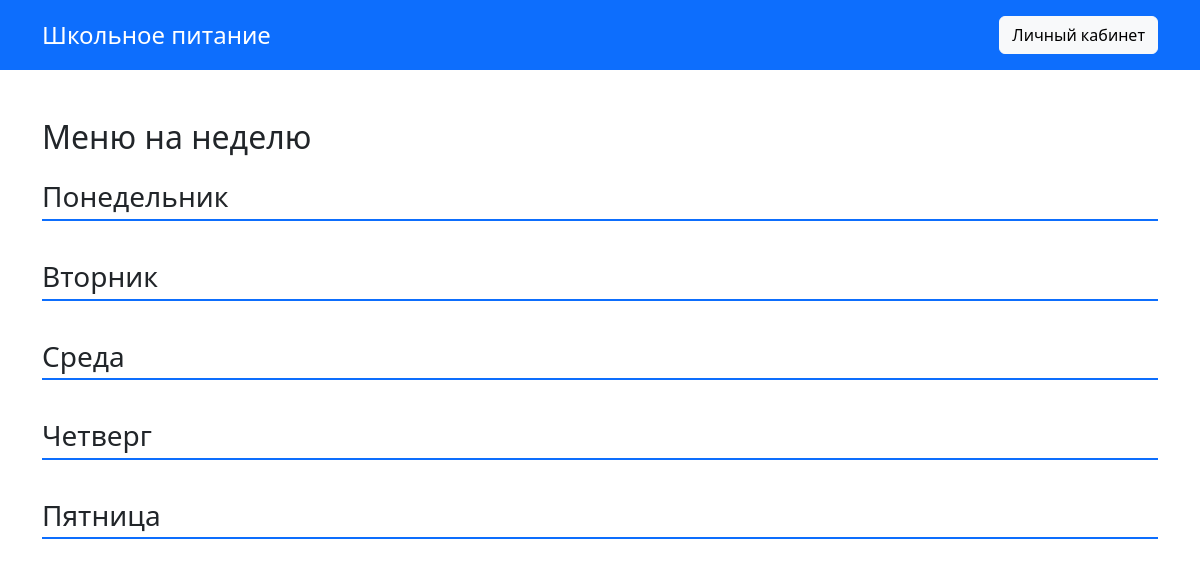
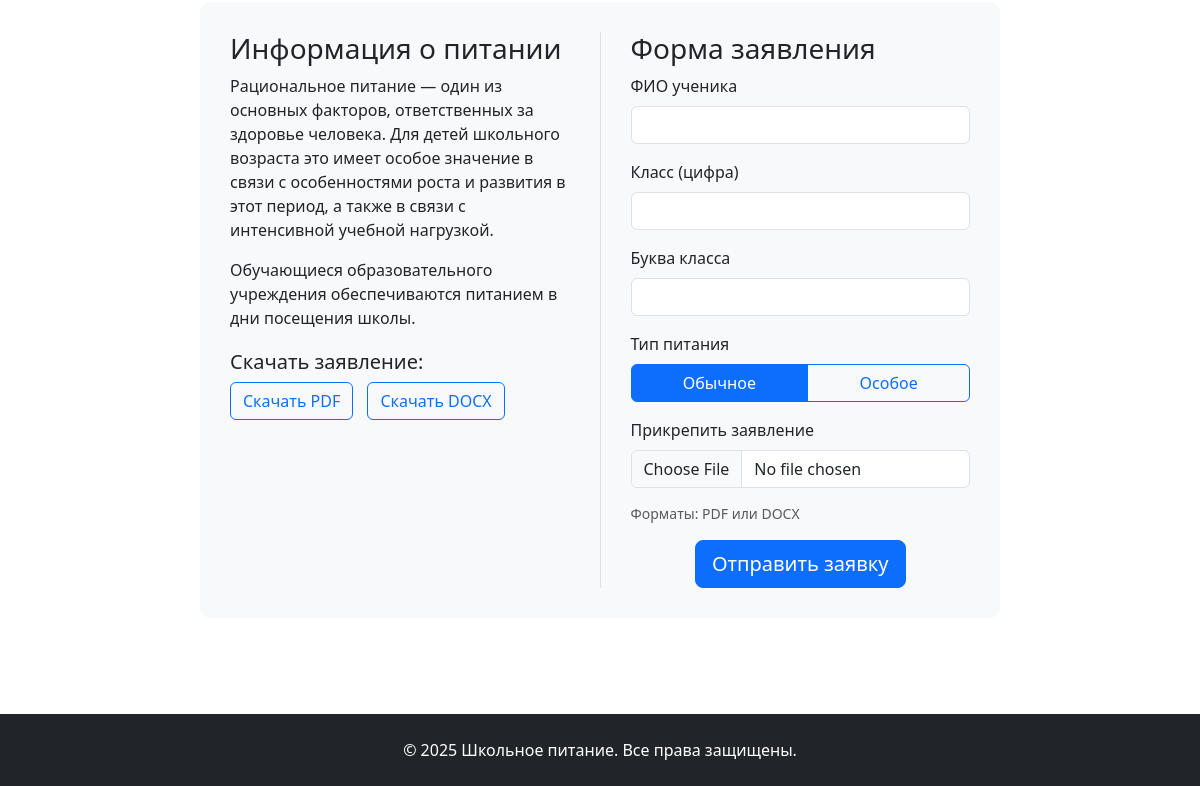
Before: / with the older database file (2 pictures, top to bottom).
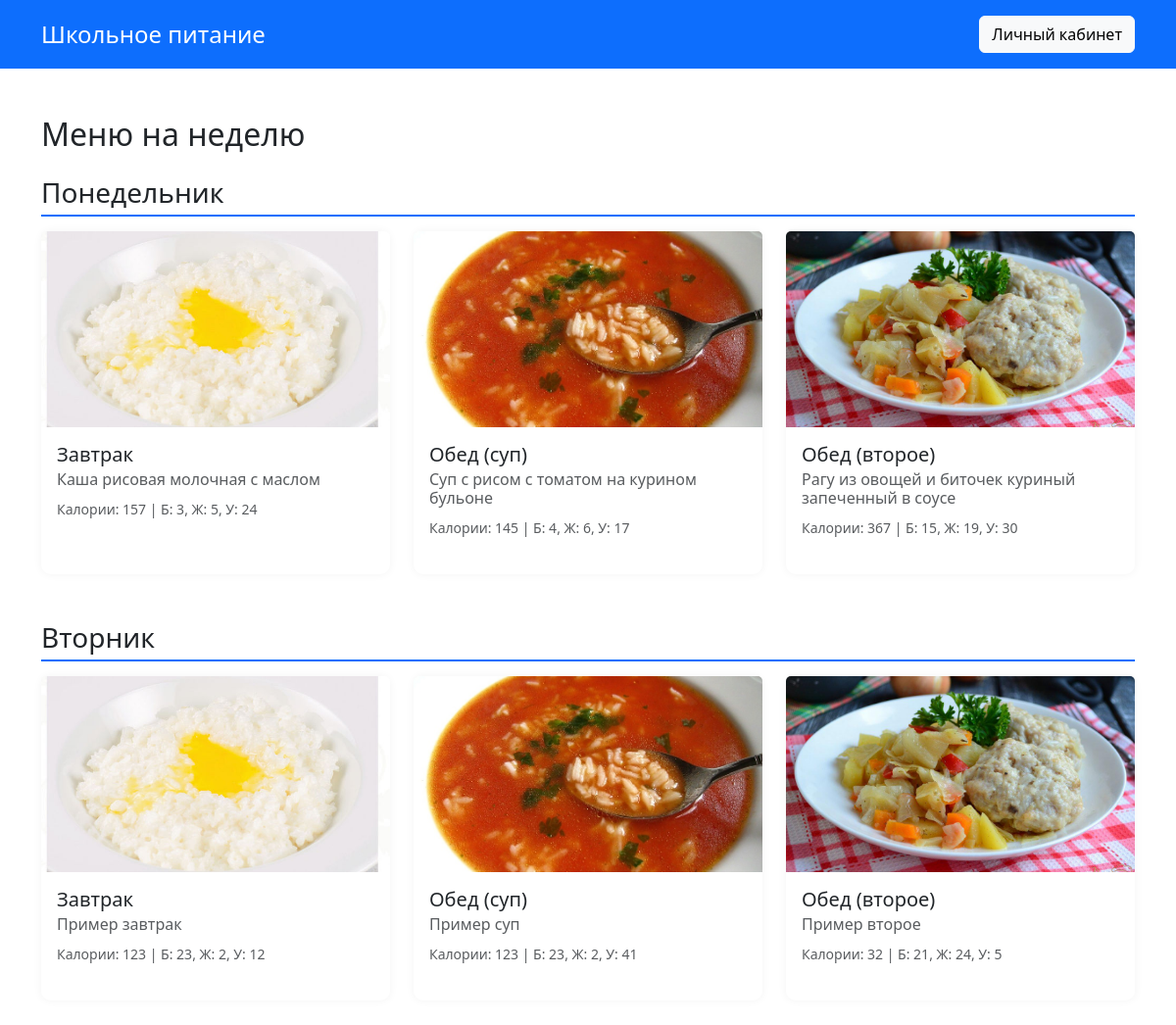
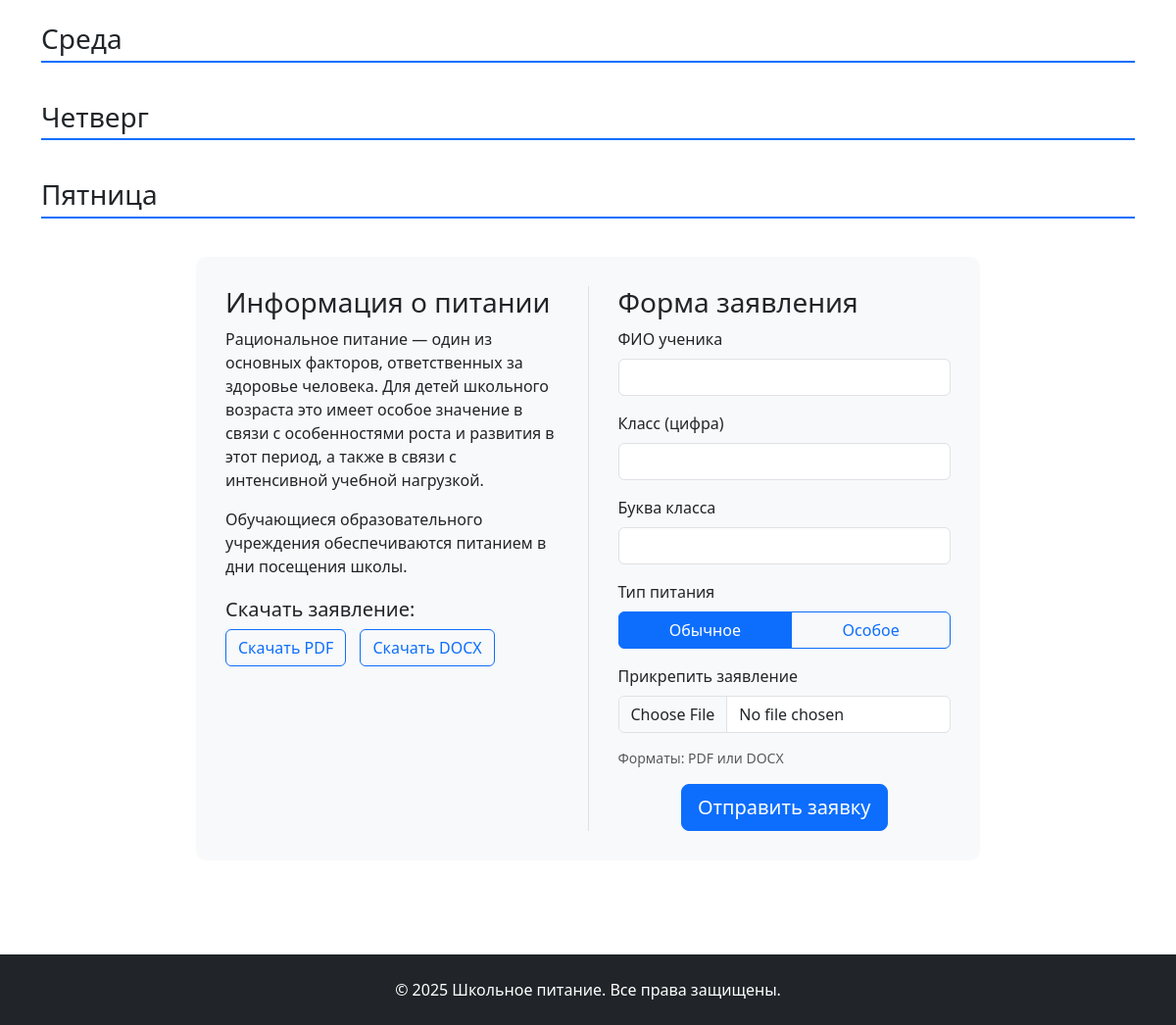
After: the same page with the newer database file (2 pictures, top to bottom).
### models.py (models this page shows)
class Meal(db.Model):
    id = db.Column(db.Integer, primary_key=True)
    meal_type = db.Column(db.String(20), nullable=False)
    name = db.Column(db.String(120), nullable=False)
    description = db.Column(db.Text)
    image = db.Column(db.String(255))
    calories = db.Column(db.Integer)
    proteins = db.Column(db.Integer)
    fats = db.Column(db.Integer)
    carbs = db.Column(db.Integer)
    weekday = db.Column(db.String(10), nullable=False)

### app.py (the view)
@app.route('/')
def index():
    days = ['понедельник', 'вторник', 'среда', 'четверг', 'пятница']
    menu = {}
    for day in days:
        menu[day] = {
            'breakfast': Meal.query.filter_by(weekday=day, meal_type='breakfast').all(),
            'soup': Meal.query.filter_by(weekday=day, meal_type='soup').all(),
            'main': Meal.query.filter_by(weekday=day, meal_type='main').all(),
        }
    return render_template('index.html', menu=menu)

### templates/index.html (shortened to what this page needs)
<!DOCTYPE html>
<html lang="ru">
<head>
    <link href="https://cdn.jsdelivr.net/npm/bootstrap@5.3.0/dist/css/bootstrap.min.css" rel="stylesheet">
    <link rel="stylesheet" href="{{ url_for('static', filename='css/style.css') }}">
</head>
<body>
    <header class="bg-primary text-white py-3">
        <div class="container d-flex justify-content-between align-items-center">
            <h1 class="h4 mb-0">Школьное питание</h1>
            <a href="{{ url_for('login') }}" class="btn btn-light">Личный кабинет</a>
        </div>
    </header>
    <main class="container my-5">
        <h2 class="mb-4">Меню на неделю</h2>
        {% for day, meals in menu.items() %}
            <div class="day-section mb-5">
                <h3 class="day-title">{{ day|capitalize }}</h3>
                <div class="row g-4">
                    {% for meal_type, meal_list in meals.items() %}
                        {% for meal in meal_list %}
                        <div class="col-md-4">
                            <div class="card food-card h-100">
                                {% if meal.image %}
                                <img src="{{ url_for('static', filename='uploads/' ~ meal.image) }}" class="card-img-top food-img" alt="{{ meal.name }}">
                                {% endif %}
                                <div class="card-body">
                                    <h5 class="card-title">
                                        {% if meal_type == 'breakfast' %}Завтрак
                                        {% elif meal_type == 'soup' %}Обед (суп)
                                        {% elif meal_type == 'main' %}Обед (второе)
                                        {% endif %}
                                    </h5>
                                    <h6 class="card-subtitle mb-2 text-muted">{{ meal.name }}</h6>
                                    <p class="card-text">
                                        <small class="text-muted">
                                            Калории: {{ meal.calories }} | Б: {{ meal.proteins }}, Ж: {{ meal.fats }}, У: {{ meal.carbs }}
                                        </small>
                                    </p>
                                </div>
                            </div>
                        </div>
                        {% endfor %}
                    {% endfor %}
                </div>
            </div>
        {% endfor %}
        <div class="application-section">
            <div class="application-container">
                <div class="application-info">
                    <h3>Информация о питании</h3>
                    <p>Рациональное питание — один из основных факторов, ответственных за здоровье человека. Для детей школьного возраста это имеет особое значение в связи с особенностями роста и развития в этот период, а также в связи с интенсивной учебной нагрузкой.</p>
                    <p>Обучающиеся образовательного учреждения обеспечиваются питанием в дни посещения школы.</p>
                    <div class="download-buttons">
                        <h5>Скачать заявление:</h5>
                        <a href="{{ url_for('static', filename='docs/Zayavlenie_na_pitanie.pdf') }}" class="btn btn-outline-primary download-btn">
                             Скачать PDF
                        </a>
                        <a href="{{ url_for('static', filename='docs/Zayavlenie_na_pitanie.pdf') }}" class="btn btn-outline-primary download-btn">
                             Скачать DOCX
                        </a>
                    </div>
                </div>
                <div class="application-form">
                    <h3>Форма заявления</h3>
                    <form method="post" enctype="multipart/form-data" action="{{ url_for('submit_application') }}">
                        <div class="mb-3">
                            <label for="fullName" class="form-label">ФИО ученика</label>
                            <input type="text" class="form-control" id="fullName" name="full_name" required>
                        </div>
                        <div class="mb-3">
                            <label for="classNumber" class="form-label">Класс (цифра)</label>
                            <input type="number" class="form-control" id="classNumber" name="class_number" min="1" max="11" required>
                        </div>
                        <div class="mb-3">
                            <label for="classLetter" class="form-label">Буква класса</label>
                            <input type="text" class="form-control" id="classLetter" name="class_letter" maxlength="1" required>
                        </div>
                        <div class="mb-3">
                            <label class="form-label">Тип питания</label>
                            <div class="btn-group w-100" role="group">
                                <label class="btn btn-outline-primary" for="regularDiet">Обычное</label>
                                <label class="btn btn-outline-primary" for="specialDiet">Особое</label>
                            </div>
                        </div>
                        <div class="mb-3 file-upload">
                            <label for="formFile" class="form-label">Прикрепить заявление</label>
                            <input class="form-control" type="file" id="formFile" name="file" accept=".pdf,.docx">
                            <div class="form-text">Форматы: PDF или DOCX</div>
                        </div>
                        <div class="text-center">
                            <button type="submit" class="btn btn-primary btn-lg">Отправить заявку</button>
                        </div>
                    </form>
                </div>
            </div>
        </div>
    </main>
    <footer class="bg-dark text-white py-4 mt-5">
        <div class="container text-center">
            <p class="mb-0">© 2025 Школьное питание. Все права защищены.</p>
        </div>
    </footer>
</body>
</html>

### static/css/style.css (style rules this page uses)
html, body { height: 100%; margin: 0; }
body { display: flex; flex-direction: column; min-height: 100vh; }
main { flex: 1; }
footer { margin-top: auto; }
.day-section { margin-bottom: 30px; }
.day-title { border-bottom: 2px solid #0d6efd; padding-bottom: 5px; margin-bottom: 15px; }
.food-card { transition: transform 0.3s; height: 100%; }
.food-img { height: 200px; object-fit: cover; }
.application-section { background-color: #f8f9fa; border-radius: 10px; padding: 30px; margin-top: 40px; max-width: 800px; margin-left: auto; margin-right: auto; }
.application-container { display: flex; flex-wrap: wrap; }
.application-info { flex: 1; min-width: 300px; padding-right: 30px; }
.application-form { flex: 1; min-width: 300px; padding-left: 30px; border-left: 1px solid #dee2e6; }
.download-buttons { margin-top: 20px; }
.download-btn { margin-right: 10px; margin-bottom: 10px; }
.file-upload { margin-top: 15px; }
.card { margin-bottom: 20px; border: none; border-radius: 10px; box-shadow: 0 0 10px rgba(0,0,0,0.05); transition: transform 0.3s; }
.form-control { margin-bottom: 15px; }
a { text-decoration: none; }

Changed rows visible on the page:
added Meal: image (picture), shows "Завтрак", name "Каша рисовая молочная с маслом", calories "157", proteins "3", fats "5", carbs "24"
added Meal: image (picture), shows "Обед (суп)", name "Суп с рисом с томатом на курином бульоне", calories "145", proteins "4", fats "6", carbs "17"
added Meal: image (picture), shows "Обед (второе)", name "Рагу из овощей и биточек куриный запеченный в соусе", calories "367", proteins "15", fats "19", carbs "30"
added Meal: image (picture), shows "Завтрак", name "Пример завтрак", calories "123", proteins "23", fats "2", carbs "12"
added Meal: image (picture), shows "Обед (суп)", name "Пример суп", calories "123", proteins "23", fats "2", carbs "41"
added Meal: image (picture), shows "Обед (второе)", name "Пример второе", calories "32", proteins "21", fats "24", carbs "5"
